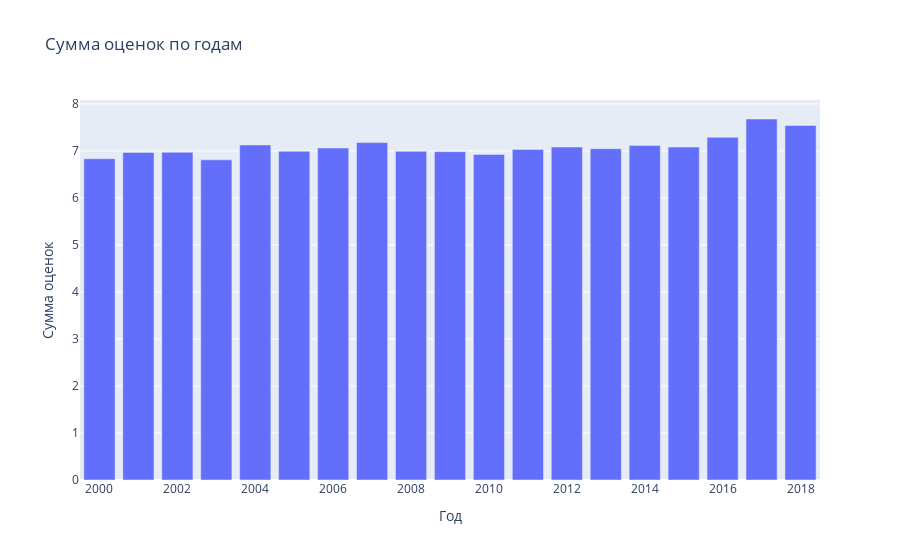

The notebook cell saved with this chart:
### Code cell
year_df = df_work[[x for x in df_work.columns if 'rate' in x] + ['year']]
sum_year = year_df.groupby('year').mean()

fig = go.Figure(data=[go.Bar(name=column, x=sum_year.index, y=sum_year[column]) for column in sum_year.columns])

fig.update_layout(title='Сумма оценок по годам', xaxis_title='Год', yaxis_title='Сумма оценок')
#Из среднего значения оценок видим что самая высокая оценка у 2017 года, это может натолкнуть на то что в 2017 году было мало фильмов но свысокой оценкой

### Figure 1 — Plotly figure (JSON) as saved in the notebook; plotly's stock layout.template omitted (floating-point values rounded to 4 significant figures)
{"data": [{"name": "rate", "type": "bar", "x": [2000, 2001, 2002, 2003, 2004, 2005, 2006, 2007, 2008, 2009, 2010, 2011, 2012, 2013, 2014, 2015, 2016, 2017, 2018], "y": [6.834, 6.969, 6.972, 6.811, 7.128, 6.993, 7.063, 7.178, 6.992, 6.985, 6.926, 7.032, 7.084, 7.048, 7.118, 7.082, 7.29, 7.68, 7.542]}], "layout": {"title": {"text": "Сумма оценок по годам"}, "xaxis": {"title": {"text": "Год"}}, "yaxis": {"title": {"text": "Сумма оценок"}}}}
